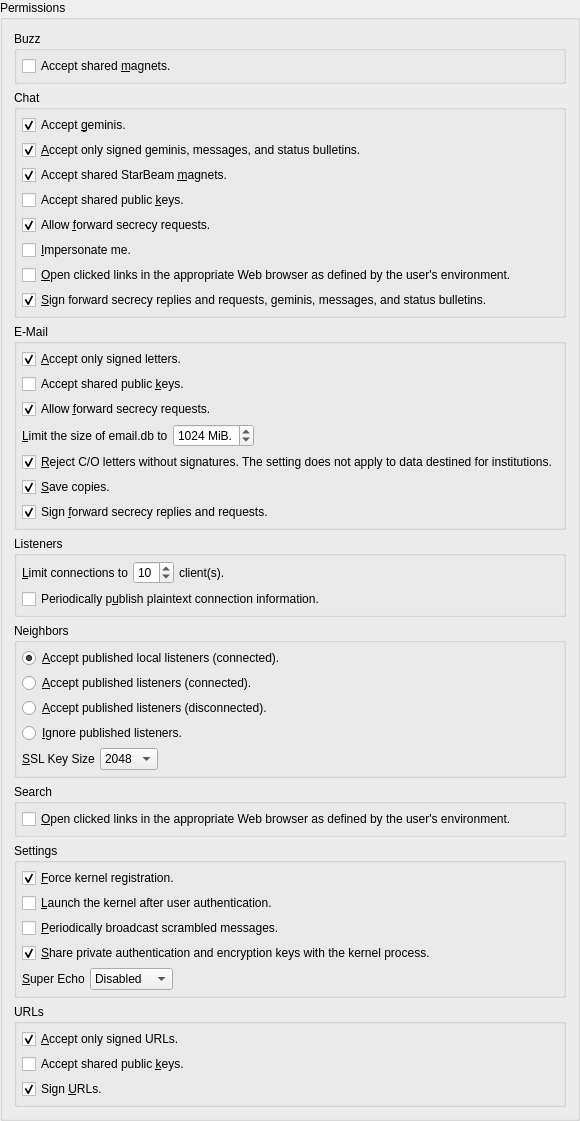
         <widget class="QGroupBox" name="permissions">
          <property name="title">
           <string>Permissions</string>
          </property>
          <layout class="QVBoxLayout" name="verticalLayout_27">
           <item>
            <widget class="QGroupBox" name="groupBox_4">
             <property name="title">
              <string>Buzz</string>
             </property>
             <layout class="QVBoxLayout" name="verticalLayout_5">
              <property name="spacing">
               <number>5</number>
              </property>
              <property name="leftMargin">
               <number>5</number>
              </property>
              <property name="topMargin">
               <number>5</number>
              </property>
              <property name="rightMargin">
               <number>5</number>
              </property>
              <property name="bottomMargin">
               <number>5</number>
              </property>
              <item>
               <widget class="QCheckBox" name="acceptBuzzMagnets">
                <property name="toolTip">
                 <string>Save valid Buzz magnets shared via direct connections.</string>
                </property>
                <property name="text">
                 <string>Accept shared &amp;magnets.</string>
                </property>
               </widget>
              </item>
             </layout>
            </widget>
           </item>
           <item>
            <widget class="QGroupBox" name="groupBox_3">
             <property name="title">
              <string>Chat</string>
             </property>
             <layout class="QVBoxLayout" name="verticalLayout_6">
              <property name="spacing">
               <number>5</number>
              </property>
              <property name="leftMargin">
               <number>5</number>
              </property>
              <property name="topMargin">
               <number>5</number>
              </property>
              <property name="rightMargin">
               <number>5</number>
              </property>
              <property name="bottomMargin">
               <number>5</number>
              </property>
              <item>
               <widget class="QCheckBox" name="acceptGeminis">
                <property name="text">
                 <string>Accept &amp;geminis.</string>
                </property>
                <property name="checked">
                 <bool>true</bool>
                </property>
               </widget>
              </item>
              <item>
               <widget class="QCheckBox" name="chatAcceptSigned">
                <property name="text">
                 <string>&amp;Accept only signed geminis, messages, and status bulletins.</string>
                </property>
                <property name="checked">
                 <bool>true</bool>
                </property>
               </widget>
              </item>
              <item>
               <widget class="QCheckBox" name="autoAddSharedSBMagnets">
                <property name="sizePolicy">
                 <sizepolicy hsizetype="Minimum" vsizetype="Preferred">
                  <horstretch>0</horstretch>
                  <verstretch>0</verstretch>
                 </sizepolicy>
                </property>
                <property name="text">
                 <string>Accept shared StarBeam &amp;magnets.</string>
                </property>
                <property name="checked">
                 <bool>true</bool>
                </property>
               </widget>
              </item>
              <item>
               <widget class="QCheckBox" name="acceptChatKeys">
                <property name="text">
                 <string>Accept shared public &amp;keys.</string>
                </property>
               </widget>
              </item>
              <item>
               <widget class="QCheckBox" name="chat_fs_request">
                <property name="sizePolicy">
                 <sizepolicy hsizetype="Minimum" vsizetype="Preferred">
                  <horstretch>0</horstretch>
                  <verstretch>0</verstretch>
                 </sizepolicy>
                </property>
                <property name="text">
                 <string>Allow &amp;forward secrecy requests.</string>
                </property>
                <property name="checked">
                 <bool>true</bool>
                </property>
               </widget>
              </item>
              <item>
               <widget class="QCheckBox" name="impersonate">
                <property name="toolTip">
                 <string>Broadcast odd messages at odd times. Please note that this option will advertise your presence.</string>
                </property>
                <property name="text">
                 <string>&amp;Impersonate me.</string>
                </property>
               </widget>
              </item>
              <item>
               <widget class="QCheckBox" name="chatOpenLinks">
                <property name="text">
                 <string>&amp;Open clicked links in the appropriate Web browser as defined by the user's environment.</string>
                </property>
               </widget>
              </item>
              <item>
               <widget class="QCheckBox" name="chatSignMessages">
                <property name="text">
                 <string>&amp;Sign forward secrecy replies and requests, geminis, messages, and status bulletins.</string>
                </property>
                <property name="checked">
                 <bool>true</bool>
                </property>
               </widget>
              </item>
             </layout>
            </widget>
           </item>
           <item>
            <widget class="QGroupBox" name="groupBox_5">
             <property name="title">
              <string>E-Mail</string>
             </property>
             <layout class="QVBoxLayout" name="verticalLayout_8">
              <property name="spacing">
               <number>5</number>
              </property>
              <property name="leftMargin">
               <number>5</number>
              </property>
              <property name="topMargin">
               <number>5</number>
              </property>
              <property name="rightMargin">
               <number>5</number>
              </property>
              <property name="bottomMargin">
               <number>5</number>
              </property>
              <item>
               <widget class="QCheckBox" name="emailAcceptSigned">
                <property name="sizePolicy">
                 <sizepolicy hsizetype="Minimum" vsizetype="Preferred">
                  <horstretch>0</horstretch>
                  <verstretch>0</verstretch>
                 </sizepolicy>
                </property>
                <property name="text">
                 <string>&amp;Accept only signed letters.</string>
                </property>
                <property name="checked">
                 <bool>true</bool>
                </property>
               </widget>
              </item>
              <item>
               <widget class="QCheckBox" name="acceptEmailKeys">
                <property name="sizePolicy">
                 <sizepolicy hsizetype="Minimum" vsizetype="Preferred">
                  <horstretch>0</horstretch>
                  <verstretch>0</verstretch>
                 </sizepolicy>
                </property>
                <property name="text">
                 <string>Accept shared public &amp;keys.</string>
                </property>
               </widget>
              </item>
              <item>
               <widget class="QCheckBox" name="email_fs_request">
                <property name="sizePolicy">
                 <sizepolicy hsizetype="Minimum" vsizetype="Preferred">
                  <horstretch>0</horstretch>
                  <verstretch>0</verstretch>
                 </sizepolicy>
                </property>
                <property name="text">
                 <string>Allow &amp;forward secrecy requests.</string>
                </property>
                <property name="checked">
                 <bool>true</bool>
                </property>
               </widget>
              </item>
              <item>
               <layout class="QHBoxLayout" name="horizontalLayout_63">
                <property name="spacing">
                 <number>5</number>
                </property>
                <item>
                 <widget class="QLabel" name="label_76">
                  <property name="text">
                   <string>&amp;Limit the size of email.db to</string>
                  </property>
                  <property name="buddy">
                   <cstring>maximumEmailFileSize</cstring>
                  </property>
                 </widget>
                </item>
                <item>
                 <widget class="QSpinBox" name="maximumEmailFileSize">
                  <property name="suffix">
                   <string> MiB.</string>
                  </property>
                  <property name="minimum">
                   <number>1</number>
                  </property>
                  <property name="maximum">
                   <number>5000</number>
                  </property>
                  <property name="value">
                   <number>1024</number>
                  </property>
                 </widget>
                </item>
                <item>
                 <spacer name="horizontalSpacer_47">
                  <property name="orientation">
                   <enum>Qt::Horizontal</enum>
                  </property>
                  <property name="sizeHint" stdset="0">
                   <size>
                    <width>40</width>
                    <height>20</height>
                   </size>
                  </property>
                 </spacer>
                </item>
               </layout>
              </item>
              <item>
               <widget class="QCheckBox" name="coAcceptSigned">
                <property name="text">
                 <string>&amp;Reject C/O letters without signatures. The setting does not apply to data destined for institutions.</string>
                </property>
                <property name="checked">
                 <bool>true</bool>
                </property>
               </widget>
              </item>
              <item>
               <widget class="QCheckBox" name="saveCopy">
                <property name="sizePolicy">
                 <sizepolicy hsizetype="Minimum" vsizetype="Preferred">
                  <horstretch>0</horstretch>
                  <verstretch>0</verstretch>
                 </sizepolicy>
                </property>
                <property name="text">
                 <string>&amp;Save copies.</string>
                </property>
                <property name="checked">
                 <bool>true</bool>
                </property>
               </widget>
              </item>
              <item>
               <widget class="QCheckBox" name="emailSignMessages">
                <property name="sizePolicy">
                 <sizepolicy hsizetype="Minimum" vsizetype="Preferred">
                  <horstretch>0</horstretch>
                  <verstretch>0</verstretch>
                 </sizepolicy>
                </property>
                <property name="toolTip">
                 <string>&lt;html&gt;&lt;head/&gt;&lt;body&gt;&lt;p&gt;The kernel is responsible for signing forward secrecy requests and responses. Please avoid toggling this checkbox until messages have been processed by the kernel.&lt;/p&gt;&lt;/body&gt;&lt;/html&gt;</string>
                </property>
                <property name="text">
                 <string>Sign &amp;forward secrecy replies and requests.</string>
                </property>
                <property name="checked">
                 <bool>true</bool>
                </property>
               </widget>
              </item>
             </layout>
            </widget>
           </item>
           <item>
            <widget class="QGroupBox" name="groupBox_8">
             <property name="title">
              <string>Listeners</string>
             </property>
             <layout class="QVBoxLayout" name="verticalLayout_13">
              <property name="spacing">
               <number>5</number>
              </property>
              <property name="leftMargin">
               <number>5</number>
              </property>
              <property name="topMargin">
               <number>5</number>
              </property>
              <property name="rightMargin">
               <number>5</number>
              </property>
              <property name="bottomMargin">
               <number>5</number>
              </property>
              <item>
               <layout class="QHBoxLayout" name="horizontalLayout_10">
                <property name="spacing">
                 <number>5</number>
                </property>
                <item>
                 <widget class="QLabel" name="label_86">
                  <property name="text">
                   <string>&amp;Limit connections to</string>
                  </property>
                  <property name="buddy">
                   <cstring>limitConnections</cstring>
                  </property>
                 </widget>
                </item>
                <item>
                 <widget class="QSpinBox" name="limitConnections">
                  <property name="toolTip">
                   <string>Limit the number of connections per client IP address.</string>
                  </property>
                  <property name="minimum">
                   <number>1</number>
                  </property>
                  <property name="maximum">
                   <number>50</number>
                  </property>
                  <property name="value">
                   <number>10</number>
                  </property>
                 </widget>
                </item>
                <item>
                 <widget class="QLabel" name="label_96">
                  <property name="text">
                   <string>client(s).</string>
                  </property>
                 </widget>
                </item>
                <item>
                 <spacer name="horizontalSpacer_20">
                  <property name="orientation">
                   <enum>Qt::Horizontal</enum>
                  </property>
                  <property name="sizeHint" stdset="0">
                   <size>
                    <width>40</width>
                    <height>20</height>
                   </size>
                  </property>
                 </spacer>
                </item>
               </layout>
              </item>
              <item>
               <widget class="QCheckBox" name="publishPeriodically">
                <property name="sizePolicy">
                 <sizepolicy hsizetype="Minimum" vsizetype="Preferred">
                  <horstretch>0</horstretch>
                  <verstretch>0</verstretch>
                 </sizepolicy>
                </property>
                <property name="toolTip">
                 <string>&lt;html&gt;&lt;head/&gt;&lt;body&gt;&lt;p&gt;External IP information is required, save for local-area listeners.&lt;/p&gt;&lt;/body&gt;&lt;/html&gt;</string>
                </property>
                <property name="text">
                 <string>Periodically p&amp;ublish plaintext connection information.</string>
                </property>
               </widget>
              </item>
             </layout>
            </widget>
           </item>
           <item>
            <widget class="QGroupBox" name="groupBox_10">
             <property name="title">
              <string>Neighbors</string>
             </property>
             <layout class="QVBoxLayout" name="verticalLayout_15">
              <property name="spacing">
               <number>5</number>
              </property>
              <property name="leftMargin">
               <number>5</number>
              </property>
              <property name="topMargin">
               <number>5</number>
              </property>
              <property name="rightMargin">
               <number>5</number>
              </property>
              <property name="bottomMargin">
               <number>5</number>
              </property>
              <item>
               <widget class="QRadioButton" name="acceptPublishedLocalConnected">
                <property name="sizePolicy">
                 <sizepolicy hsizetype="Minimum" vsizetype="Preferred">
                  <horstretch>0</horstretch>
                  <verstretch>0</verstretch>
                 </sizepolicy>
                </property>
                <property name="text">
                 <string>&amp;Accept published local listeners (connected).</string>
                </property>
                <property name="checked">
                 <bool>true</bool>
                </property>
               </widget>
              </item>
              <item>
               <widget class="QRadioButton" name="acceptPublishedConnected">
                <property name="sizePolicy">
                 <sizepolicy hsizetype="Minimum" vsizetype="Preferred">
                  <horstretch>0</horstretch>
                  <verstretch>0</verstretch>
                 </sizepolicy>
                </property>
                <property name="toolTip">
                 <string>Select this option if you would like to accept and connect to published listeners.</string>
                </property>
                <property name="text">
                 <string>&amp;Accept published listeners (connected).</string>
                </property>
               </widget>
              </item>
              <item>
               <widget class="QRadioButton" name="acceptPublishedDisconnected">
                <property name="sizePolicy">
                 <sizepolicy hsizetype="Minimum" vsizetype="Preferred">
                  <horstretch>0</horstretch>
                  <verstretch>0</verstretch>
                 </sizepolicy>
                </property>
                <property name="toolTip">
                 <string>Select this option if you would like to accept published listeners.</string>
                </property>
                <property name="text">
                 <string>&amp;Accept published listeners (disconnected).</string>
                </property>
                <property name="checked">
                 <bool>false</bool>
                </property>
               </widget>
              </item>
              <item>
               <widget class="QRadioButton" name="ignorePublished">
                <property name="sizePolicy">
                 <sizepolicy hsizetype="Minimum" vsizetype="Preferred">
                  <horstretch>0</horstretch>
                  <verstretch>0</verstretch>
                 </sizepolicy>
                </property>
                <property name="text">
                 <string>&amp;Ignore published listeners.</string>
                </property>
               </widget>
              </item>
              <item>
               <layout class="QHBoxLayout" name="horizontalLayout">
                <property name="spacing">
                 <number>5</number>
                </property>
                <item>
                 <widget class="QLabel" name="label_32">
                  <property name="text">
                   <string>&amp;SSL Key Size</string>
                  </property>
                  <property name="buddy">
                   <cstring>publishedKeySize</cstring>
                  </property>
                 </widget>
                </item>
                <item>
                 <widget class="QComboBox" name="publishedKeySize">
                  <property name="toolTip">
                   <string>&lt;html&gt;&lt;head/&gt;&lt;body&gt;&lt;p&gt;Please select a size less than 1024 for ECC.&lt;/p&gt;&lt;/body&gt;&lt;/html&gt;</string>
                  </property>
                  <property name="currentIndex">
                   <number>3</number>
                  </property>
                  <property name="sizeAdjustPolicy">
                   <enum>QComboBox::AdjustToContents</enum>
                  </property>
                  <item>
                   <property name="text">
                    <string>256</string>
                   </property>
                  </item>
                  <item>
                   <property name="text">
                    <string>384</string>
                   </property>
                  </item>
                  <item>
                   <property name="text">
                    <string>521</string>
                   </property>
                  </item>
                  <item>
                   <property name="text">
                    <string>2048</string>
                   </property>
                  </item>
                  <item>
                   <property name="text">
                    <string>3072</string>
                   </property>
                  </item>
                  <item>
                   <property name="text">
                    <string>4096</string>
                   </property>
                  </item>
                 </widget>
                </item>
                <item>
                 <spacer name="horizontalSpacer">
                  <property name="orientation">
                   <enum>Qt::Horizontal</enum>
                  </property>
                  <property name="sizeHint" stdset="0">
                   <size>
                    <width>40</width>
                    <height>20</height>
                   </size>
                  </property>
                 </spacer>
                </item>
               </layout>
              </item>
             </layout>
            </widget>
           </item>
           <item>
            <widget class="QGroupBox" name="groupBox_16">
             <property name="title">
              <string>Search</string>
             </property>
             <layout class="QVBoxLayout" name="verticalLayout_18">
              <property name="spacing">
               <number>5</number>
              </property>
              <property name="leftMargin">
               <number>5</number>
              </property>
              <property name="topMargin">
               <number>5</number>
              </property>
              <property name="rightMargin">
               <number>5</number>
              </property>
              <property name="bottomMargin">
               <number>5</number>
              </property>
              <item>
               <widget class="QCheckBox" name="openlinks">
                <property name="text">
                 <string>&amp;Open clicked links in the appropriate Web browser as defined by the user's environment.</string>
                </property>
               </widget>
              </item>
             </layout>
            </widget>
           </item>
           <item>
            <widget class="QGroupBox" name="groupBox_11">
             <property name="title">
              <string>Settings</string>
             </property>
             <layout class="QVBoxLayout" name="verticalLayout_16">
              <property name="spacing">
               <number>5</number>
              </property>
              <property name="leftMargin">
               <number>5</number>
              </property>
              <property name="topMargin">
               <number>5</number>
              </property>
              <property name="rightMargin">
               <number>5</number>
              </property>
              <property name="bottomMargin">
               <number>5</number>
              </property>
              <item>
               <widget class="QCheckBox" name="forceRegistration">
                <property name="sizePolicy">
                 <sizepolicy hsizetype="Minimum" vsizetype="Preferred">
                  <horstretch>0</horstretch>
                  <verstretch>0</verstretch>
                 </sizepolicy>
                </property>
                <property name="toolTip">
                 <string>&lt;html&gt;&lt;head/&gt;&lt;body&gt;&lt;p&gt;Please enable this option if you would like to force kernel registration. By forcing kernel registration, an existing kernel process that Spot-On is aware of will be deactivated. You may wish to use this option if a kernel was not deactivated properly.&lt;/p&gt;&lt;/body&gt;&lt;/html&gt;</string>
                </property>
                <property name="text">
                 <string>&amp;Force kernel registration.</string>
                </property>
                <property name="checked">
                 <bool>true</bool>
                </property>
               </widget>
              </item>
              <item>
               <widget class="QCheckBox" name="launchKernel">
                <property name="text">
                 <string>&amp;Launch the kernel after user authentication.</string>
                </property>
               </widget>
              </item>
              <item>
               <widget class="QCheckBox" name="scrambler">
                <property name="sizePolicy">
                 <sizepolicy hsizetype="Minimum" vsizetype="Preferred">
                  <horstretch>0</horstretch>
                  <verstretch>0</verstretch>
                 </sizepolicy>
                </property>
                <property name="toolTip">
                 <string>Please note that this option will advertise your presence.</string>
                </property>
                <property name="text">
                 <string>&amp;Periodically broadcast scrambled messages.</string>
                </property>
               </widget>
              </item>
              <item>
               <widget class="QCheckBox" name="sharePrivateKeys">
                <property name="toolTip">
                 <string>Automatically share the private authentication and encryption keys with a kernel process. If this option is disabled, the user interface will provide reminders.</string>
                </property>
                <property name="text">
                 <string>&amp;Share private authentication and encryption keys with the kernel process.</string>
                </property>
                <property name="checked">
                 <bool>true</bool>
                </property>
               </widget>
              </item>
              <item>
               <layout class="QHBoxLayout" name="horizontalLayout_23">
                <property name="spacing">
                 <number>5</number>
                </property>
                <item>
                 <widget class="QLabel" name="label_119">
                  <property name="text">
                   <string>&amp;Super Echo</string>
                  </property>
                  <property name="buddy">
                   <cstring>superEcho</cstring>
                  </property>
                 </widget>
                </item>
                <item>
                 <widget class="QComboBox" name="superEcho">
                  <property name="toolTip">
                   <string>&lt;html&gt;&lt;head/&gt;&lt;body&gt;&lt;p&gt;If enabled, messages that are interpreted correctly will be echoed. Please note that this option will advertise your presence. This option does not supersede a half-echo agreement.&lt;/p&gt;&lt;/body&gt;&lt;/html&gt;</string>
                  </property>
                  <property name="currentIndex">
                   <number>1</number>
                  </property>
                  <property name="sizeAdjustPolicy">
                   <enum>QComboBox::AdjustToContents</enum>
                  </property>
                  <item>
                   <property name="text">
                    <string>Complete</string>
                   </property>
                  </item>
                  <item>
                   <property name="text">
                    <string>Disabled</string>
                   </property>
                  </item>
                 </widget>
                </item>
                <item>
                 <spacer name="horizontalSpacer_30">
                  <property name="orientation">
                   <enum>Qt::Horizontal</enum>
                  </property>
                  <property name="sizeHint" stdset="0">
                   <size>
                    <width>40</width>
                    <height>20</height>
                   </size>
                  </property>
                 </spacer>
                </item>
               </layout>
              </item>
             </layout>
            </widget>
           </item>
           <item>
            <widget class="QGroupBox" name="groupBox_15">
             <property name="title">
              <string>URLs</string>
             </property>
             <layout class="QVBoxLayout" name="verticalLayout_21">
              <property name="spacing">
               <number>5</number>
              </property>
              <property name="leftMargin">
               <number>5</number>
              </property>
              <property name="topMargin">
               <number>5</number>
              </property>
              <property name="rightMargin">
               <number>5</number>
              </property>
              <property name="bottomMargin">
               <number>5</number>
              </property>
              <item>
               <widget class="QCheckBox" name="urlAcceptSigned">
                <property name="text">
                 <string>&amp;Accept only signed URLs.</string>
                </property>
                <property name="checked">
                 <bool>true</bool>
                </property>
               </widget>
              </item>
              <item>
               <widget class="QCheckBox" name="acceptUrlKeys">
                <property name="sizePolicy">
                 <sizepolicy hsizetype="Minimum" vsizetype="Preferred">
                  <horstretch>0</horstretch>
                  <verstretch>0</verstretch>
                 </sizepolicy>
                </property>
                <property name="text">
                 <string>Accept shared public &amp;keys.</string>
                </property>
               </widget>
              </item>
              <item>
               <widget class="QCheckBox" name="urlSignMessages">
                <property name="text">
                 <string>Sign &amp;URLs.</string>
                </property>
                <property name="checked">
                 <bool>true</bool>
                </property>
               </widget>
              </item>
             </layout>
            </widget>
           </item>
          </layout>
         </widget>
